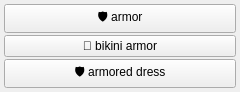
<?xml version="1.0" encoding="UTF-8"?>
<ui version="4.0">
 <class>clothes_armor_menu</class>
 <widget class="QWidget" name="clothes_armor_menu">
  <property name="geometry">
   <rect><x>0</x><y>0</y><width>240</width><height>60</height></rect>
  </property>
  <layout class="QGridLayout" name="grid">
   <property name="leftMargin"><number>4</number></property>
   <property name="topMargin"><number>4</number></property>
   <property name="rightMargin"><number>4</number></property>
   <property name="bottomMargin"><number>4</number></property>
   <property name="horizontalSpacing"><number>2</number></property>
   <property name="verticalSpacing"><number>2</number></property>
   <item row="0" column="0">
    <widget class="QPushButton" name="chk_armor">
     <property name="checkable"><bool>true</bool></property>
     <property name="text"><string>🛡️ armor</string></property>
     <property name="tags" stdset="0"><string>armor</string></property>
     <property name="group" stdset="0"><string>armor</string></property>
    </widget>
   </item>
   <item row="1" column="0">
    <widget class="QPushButton" name="chk_bikini_armor">
     <property name="checkable"><bool>true</bool></property>
     <property name="text"><string>👙 bikini armor</string></property>
     <property name="tags" stdset="0"><string>bikini armor</string></property>
     <property name="group" stdset="0"><string>armor</string></property>
    </widget>
   </item>
   <item row="2" column="0">
    <widget class="QPushButton" name="chk_armored_dress">
     <property name="checkable"><bool>true</bool></property>
     <property name="text"><string>🛡️ armored dress</string></property>
     <property name="tags" stdset="0"><string>armored dress</string></property>
     <property name="group" stdset="0"><string>armor</string></property>
    </widget>
   </item>
  </layout>
 </widget>
 <resources/>
 <connections/>
</ui>
